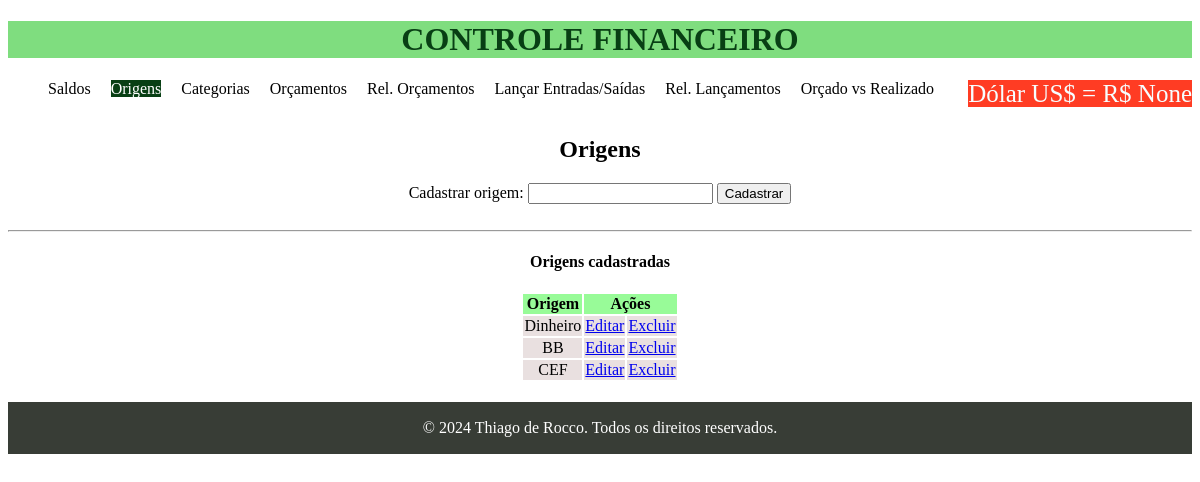
The app's page /origens/ with its own data.
### financeiro/models.py (models this page shows, shortened)
class Origem(models.Model):
    nome = models.CharField(max_length=255)

### financeiro/views.py (the view)
# urls.py: path('origens/', rel_origens, name='rel_origens'),
def rel_origens(request):
    nova_origem = Origem()
    if 'nome' in request.POST:
        nova_origem.nome = request.POST.get('nome')
        nova_origem.save()
    origens = Origem.objects.all()
    return render(request, 'financeiro/origens.html', {"origens": origens})

### financeiro/templates/financeiro/origens.html (shortened to what this page needs)
{% extends 'financeiro/base.html' %}
{% load static %}
{% block content %}
<br><br>
<h2>Origens</h2>
<form action="{% url 'rel_origens' %}" method="post">
    Cadastrar origem: <input type="text" name="nome">
    <input type="submit" value="Cadastrar">
</form>
<br>
<hr>
<h4>Origens cadastradas</h4>
<table>
    <thead>
        <tr>
            <th>Origem</th>
            <th colspan="2">Ações</th>
        </tr>
    </thead>
    {% for origem in origens %}
    <tr>
        <td>{{ origem.nome }}</td><td><a href="#">Editar</a></td><td><a href="/delete_origem/{{origem.id}}">Excluir</a></td>
    </tr>
    {% endfor %}
</table>
{% endblock %}

### financeiro/static/css/style.css (style rules this page uses)
body { font-family: 'Trebuchet MS'; }
main table { margin: 0 auto; }
h1, h2 { text-align: center; }
thead tr { background-color:#98FB98 }
tr { background-color: rgb(233,224,224) }

### records on screen
Origem: nome "Dinheiro"
Origem: nome "BB"
Origem: nome "CEF"

### other values on screen
{{ request.cotacao_dolar }} "None"
